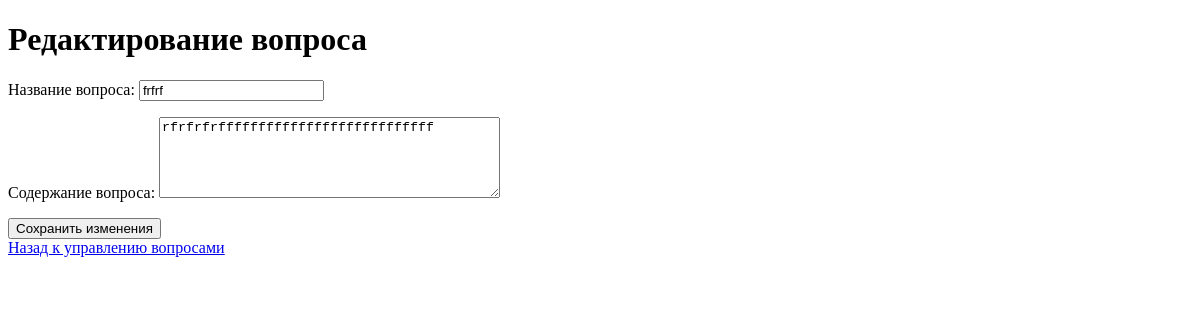
Before: /update_question/11/ with the older database file.
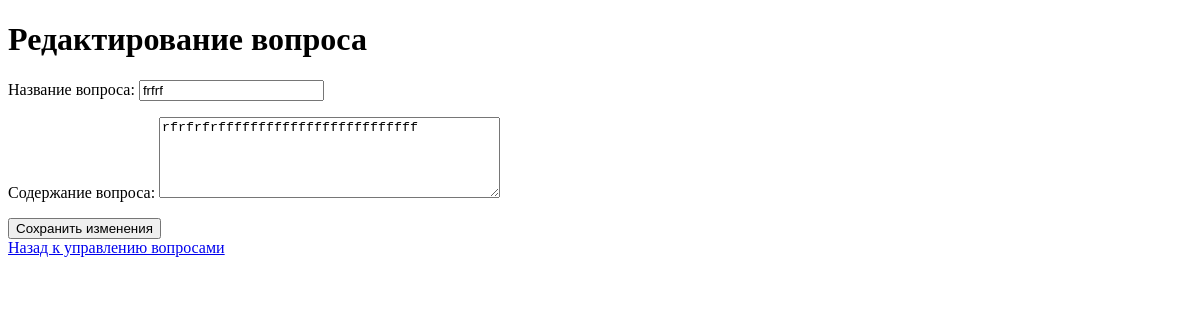
After: the same page with the newer database file.
### forum/models.py (models this page shows, shortened)
class question(models.Model):
    category = models.ForeignKey(
        category,
        on_delete=models.CASCADE,
        related_name="questions",
        verbose_name="Категория вопроса",
    )
    user = models.ForeignKey(
        Profile,
        on_delete=models.CASCADE,
        verbose_name="Пользователь",
        related_name="questions_by",
    )
    question_title = models.CharField(
        max_length=100,
        blank=True,
        default="",
        verbose_name="Название вопроса",
        validators=[alphanumeric],
    )
    question_body = models.CharField(max_length=1000, verbose_name="Содержание вопроса")
    document = models.FileField(upload_to="documents/", null=True, blank=True)
    question_date = models.DateField(auto_now_add=True)
    question_time = models.TimeField(default=timezone.now)
    history = HistoricalRecords()
    class Meta:
        verbose_name = "Вопрос"
        verbose_name_plural = "Вопросы"
        ordering = ["question_date"]

### forum/views.py (the view)
def update_question(request, question_id):
    question_update = question.objects.get(id=question_id)
    if request.method == "POST":
        form = UpdateQuestionForm(request.POST, instance=question_update)
        if form.is_valid():
            question.objects.filter(pk=question_id).update(**form.cleaned_data)
            return redirect("manage_question", question_id=question_id)
    else:
        form = UpdateQuestionForm(instance=question_update)
    return render(request, "forum/update_question.html", {"form": form})

### forum/forms.py
class UpdateQuestionForm(forms.ModelForm):
    class Meta:
        model = question
        fields = ["question_title", "question_body"]
        widgets = {
            "question_title": TextInput(attrs={"class": "form-control"}),
            "question_body": Textarea(attrs={"class": "form-control", "rows": 5}),
        }

### forum/templates/forum/update_question.html (shortened to what this page needs)
<!DOCTYPE html>
<html lang="ru">
<head>
</head>
<body>
    <h1>Редактирование вопроса</h1>
    <form method="post">
        {{ form.as_p }}
        <button type="submit">Сохранить изменения</button>
    </form>
    <a href="/manage_question/">Назад к управлению вопросами</a>
</body>
</html>

Changed rows visible on the page:
changed question "frfrf": question_body "rfrfrfrfffffffffffffffffffffffffff" → "rfrfrfrfffffffffffffffffffffffff"
